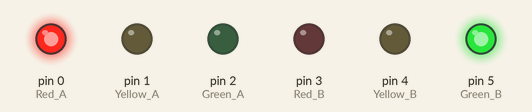
Recording of a sketch running on a simulated Arduino Uno, built with avr-gcc and run on an emulated ATmega328P. Shown: output pins drawn as LEDs (lit = HIGH).

Above: at 0.1 s.
At 30.1 s:
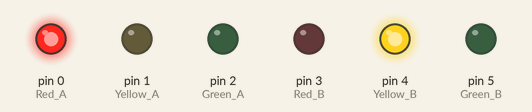
At 35.1 s:
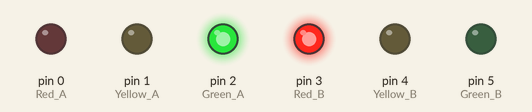
Timing chart, 0 to 36.6 s (numbered marks = the images above):
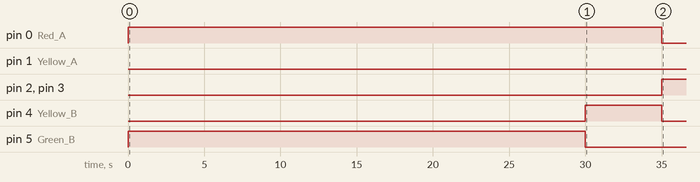

Measured:
- by itself, pin 0 (Red_A): LOW → HIGH at 0.00 s, → LOW 35.0 s later
- by itself, pin 2 (Green_A), pin 3 (Red_B): LOW → HIGH at 35.0 s
- by itself, pin 4 (Yellow_B): LOW → HIGH at 30.0 s, → LOW 5.0 s later
- by itself, pin 5 (Green_B): LOW → HIGH at 0.00 s, → LOW 30.0 s later

The sketch:

two_way_traffic_LED.ino
```cpp
int Red_A = 0;
int Yellow_A =1;
int Green_A =2;

int Red_B =3;
int Yellow_B =4;
int Green_B =5;

void setup()
{
  pinMode(Red_A, OUTPUT);
  pinMode(Yellow_A, OUTPUT);
  pinMode(Green_A, OUTPUT);
  pinMode(Red_B, OUTPUT);
  pinMode(Yellow_B, OUTPUT);
  pinMode(Green_B, OUTPUT);
}

void loop()
{
  digitalWrite(Red_B,LOW);
  digitalWrite(Green_A,LOW);
  digitalWrite(Yellow_A,LOW);
  digitalWrite(Yellow_B,LOW);
  digitalWrite(Red_A,HIGH);
  digitalWrite(Green_B,HIGH);
  for (int i=10; i>0; i--)
  delay(3000);

  digitalWrite(Red_B,LOW);
  digitalWrite(Green_A,LOW);
  digitalWrite(Green_B,LOW);
  digitalWrite(Red_A,HIGH);
  digitalWrite(Yellow_B,HIGH);
  digitalWrite(Yellow_A,LOW);
  for (int i=5; i>0; i--)
    delay(1000);

  digitalWrite(Red_A,LOW);
  digitalWrite(Yellow_A,LOW);
  digitalWrite(Yellow_B,LOW);
  digitalWrite(Green_A,HIGH);
  digitalWrite(Red_B,HIGH);
  digitalWrite(Green_B,LOW);
  for (int i=0; i<10; i++)
    delay(3000);

  digitalWrite(Yellow_B,LOW);
  digitalWrite(Red_A,LOW);
  digitalWrite(Green_B,LOW);
  digitalWrite(Green_A,LOW);
  digitalWrite(Red_B,HIGH);
  digitalWrite(Yellow_A,HIGH);
  for (int i=0; i<5; i++)
    delay(1000);
}
  
```
